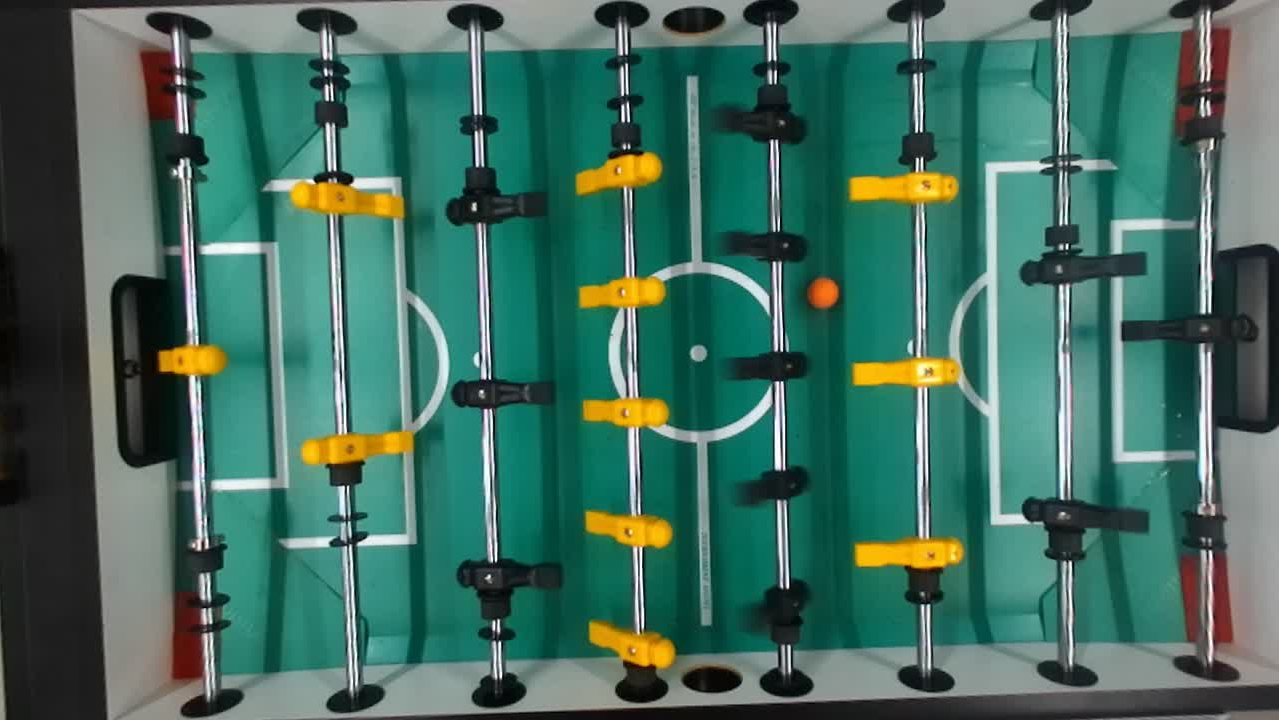
#> input picture tracking/frames/f1.png, 1279 x 720 px
$ python -i track_ball.py   (imports and definitions only)
#> lines starting #> are read from the running program, lines starting #| are printed output that depends on the picture; after the words box and inside, x2 and y2 are one past the last pixel; in counts of white or black regions, pixels touching at a corner belong together
#> further down, picture is the input picture: shape (720, 1279, 3); mean B, G, R 96.3, 108.9, 66.7
import cv2
import numpy as np

def track_ball(img):
    # Preprocessing
    img_hsv = cv2.cvtColor(img, cv2.COLOR_BGR2HSV)
#> img_hsv: shape (720, 1279, 3); mean H, S, V 74.5, 122.8, 111.9
    # Define range of mask

    lower_orange = np.array([4, 155, 120])
    upper_orange = np.array([19, 255, 255])

    # Apply mask
    mask = cv2.inRange(img_hsv, lower_orange, upper_orange)
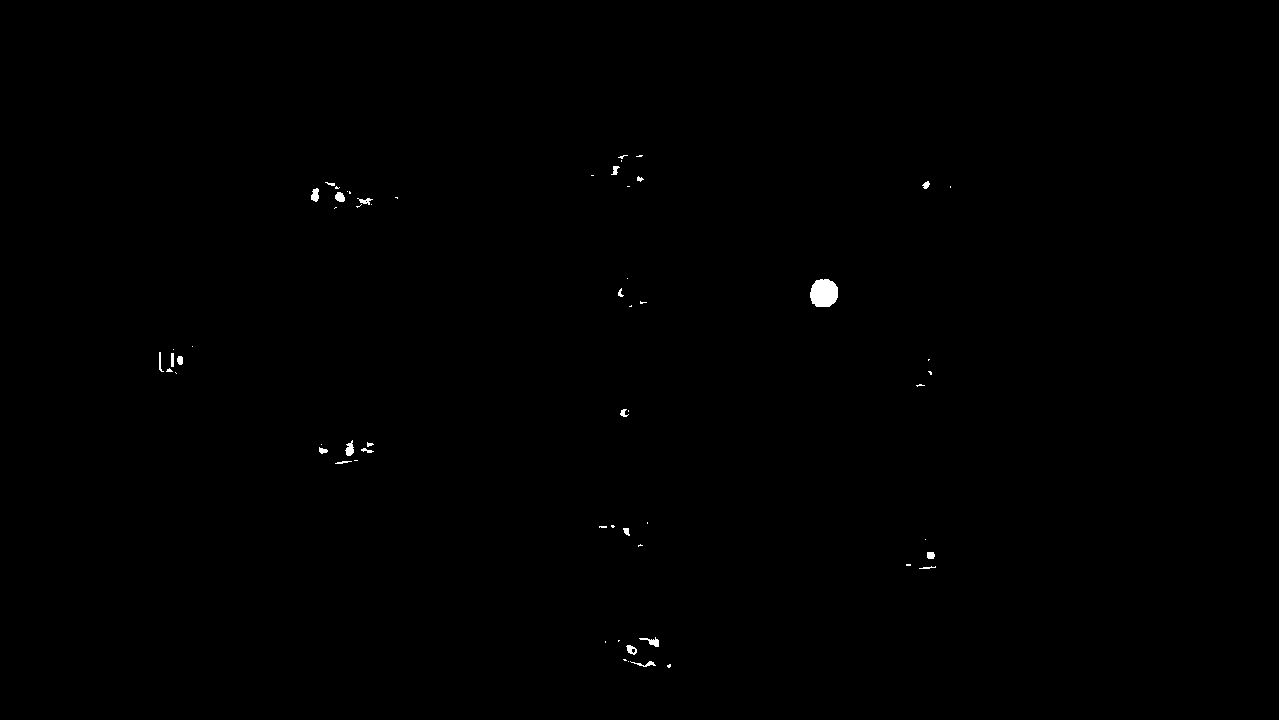
#> mask: shape (720, 1279); 0.21% white; 61 white regions (37 under 20 px), largest, box (x1, y1, x2, y2) and area: (810, 279, 838, 307) 647, (345, 440, 354, 456) 90, (639, 637, 659, 647) 85

    mask = cv2.erode(mask, np.ones((3, 3), np.uint8), iterations=1)
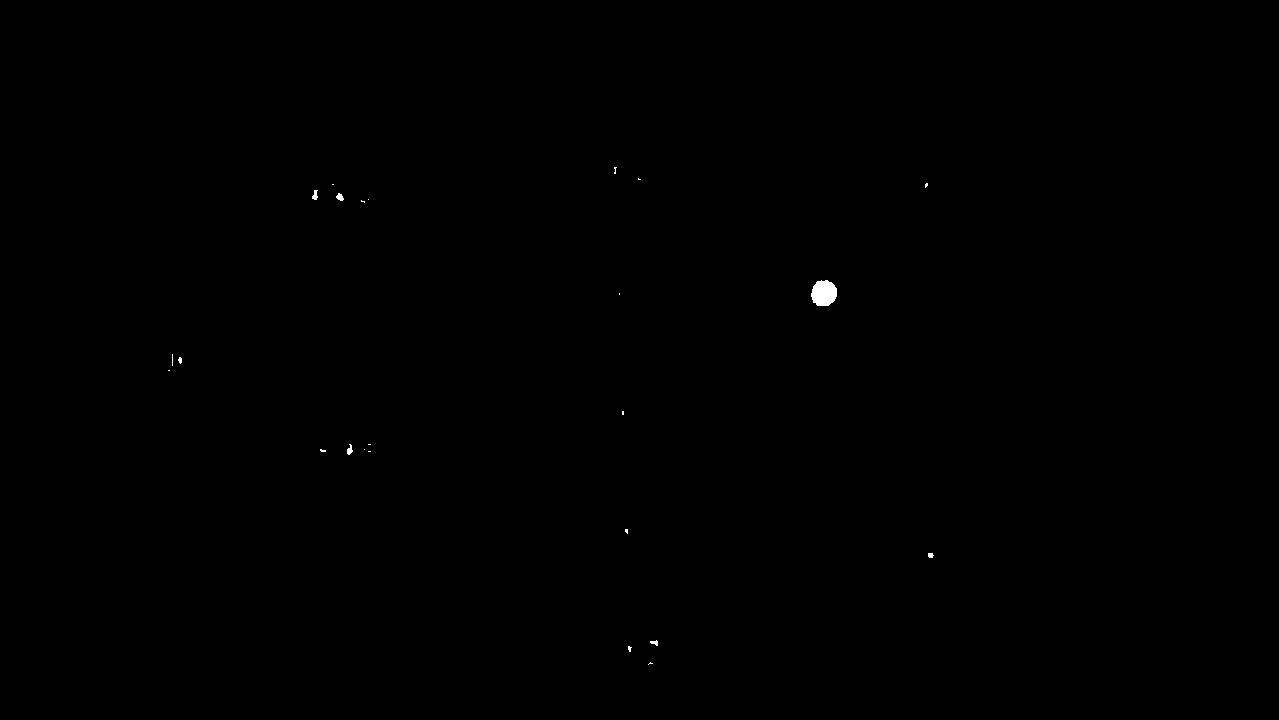
#> mask: shape (720, 1279); 0.09% white; 24 white regions (17 under 20 px), largest, box (x1, y1, x2, y2) and area: (811, 280, 837, 306) 537, (336, 193, 344, 201) 41, (312, 190, 318, 200) 40
    mask = cv2.dilate(mask, np.ones((2, 2), np.uint8), iterations=3)
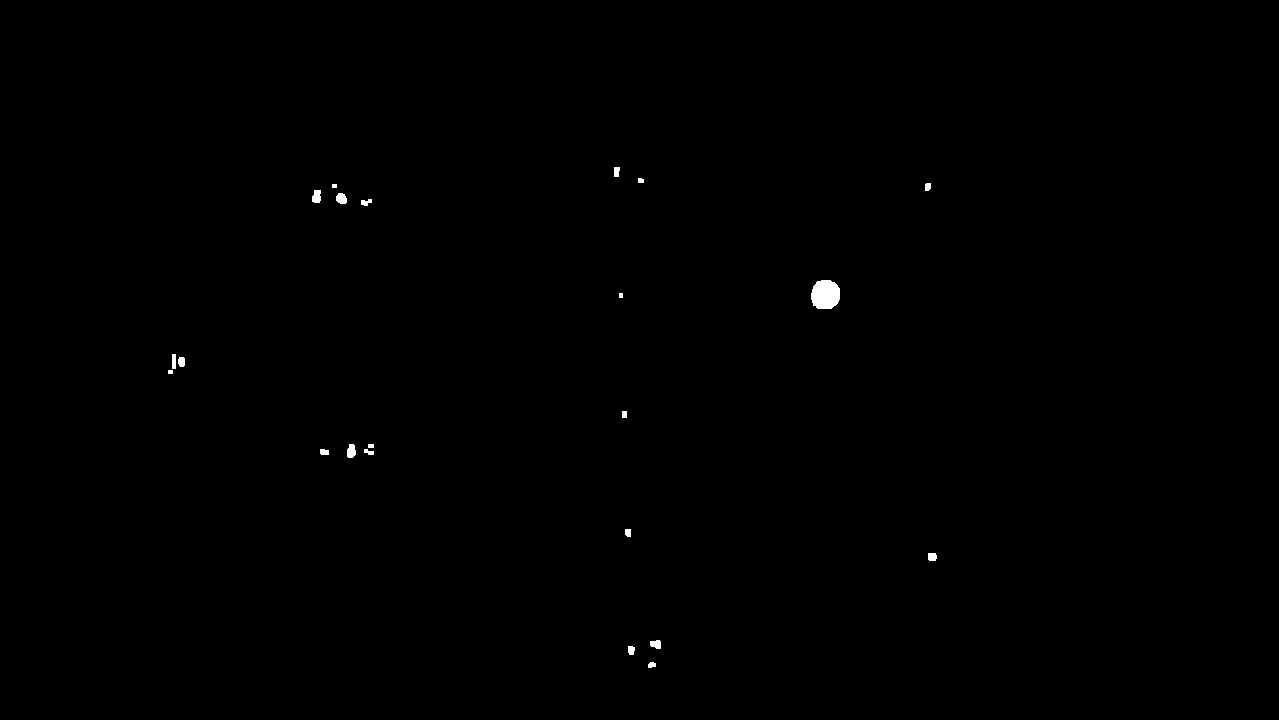
#> mask: shape (720, 1279); 0.2% white; 22 white regions

    cnts = cv2.findContours(mask, cv2.RETR_EXTERNAL,
                            cv2.CHAIN_APPROX_SIMPLE)[-2]
#> cnts = 22 contours, 5 with area under 20; largest, box (x1, y1, x2, y2) and area: (811, 280, 840, 309) 660, (347, 444, 356, 458) 85, (336, 193, 347, 204) 82, (312, 190, 321, 203) 81, (650, 640, 661, 649) 64

    center = None

    if len(cnts) > 0:
        c = max(cnts, key=cv2.contourArea)
#> c = contour of 33 points, box (x1, y1, x2, y2) (811, 280, 840, 309), area 660
        ((x, y), r) = cv2.minEnclosingCircle(c)
#> x = 824.8; y = 294.6; r = 15.69
        M = cv2.moments(c)
#> M = moments, m00 660.5, centre m10/m00, m01/m00 = (825.1, 294.2)
        try:
        	center = (int(M["m10"] / M["m00"]), int(M["m01"] / M["m00"]))
#> center = (825, 294)
        	cv2.circle(img, (int(x), int(y)), int(r), (0, 255, 0), 2)
#> img: shape (720, 1279, 3); 0.03% of pixels changed, all inside (x1, y1, x2, y2) = (808, 278, 841, 311)
        except ZeroDivisionError :
	        pass

    return center

>>> import cv2
>>> picture = cv2.imread('frames/f1.png')
>>> result = track_ball(picture)
#> result = (825, 294)
